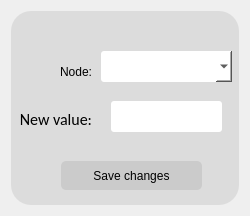
                   <widget class="QWidget" name="page_6">
                    <property name="geometry">
                     <rect>
                      <x>0</x>
                      <y>0</y>
                      <width>250</width>
                      <height>216</height>
                     </rect>
                    </property>
                    <attribute name="label">
                     <string>Edit node</string>
                    </attribute>
                    <layout class="QVBoxLayout" name="verticalLayout_9">
                     <item>
                      <widget class="QFrame" name="frame_7">
                       <property name="styleSheet">
                        <string notr="true">background-color: rgba(0, 0, 0, 20);
border-radius:20px;</string>
                       </property>
                       <property name="frameShape">
                        <enum>QFrame::StyledPanel</enum>
                       </property>
                       <property name="frameShadow">
                        <enum>QFrame::Raised</enum>
                       </property>
                       <widget class="QPushButton" name="edit_node_pushButton">
                        <property name="geometry">
                         <rect>
                          <x>50</x>
                          <y>150</y>
                          <width>141</width>
                          <height>29</height>
                         </rect>
                        </property>
                        <property name="cursor">
                         <cursorShape>PointingHandCursor</cursorShape>
                        </property>
                        <property name="styleSheet">
                         <string notr="true">border-radius:5px;</string>
                        </property>
                        <property name="text">
                         <string>Save changes</string>
                        </property>
                       </widget>
                       <widget class="QTextEdit" name="node_new_val_textEdit">
                        <property name="geometry">
                         <rect>
                          <x>100</x>
                          <y>90</y>
                          <width>111</width>
                          <height>31</height>
                         </rect>
                        </property>
                        <property name="styleSheet">
                         <string notr="true">background-color: rgb(255, 255, 255);
border-radius:3px;
font: 12pt &quot;Calibri&quot;;</string>
                        </property>
                       </widget>
                       <widget class="QLabel" name="label_8">
                        <property name="geometry">
                         <rect>
                          <x>-10</x>
                          <y>100</y>
                          <width>91</width>
                          <height>16</height>
                         </rect>
                        </property>
                        <property name="font">
                         <font>
                          <family>Calibri</family>
                          <pointsize>12</pointsize>
                         </font>
                        </property>
                        <property name="styleSheet">
                         <string notr="true">background-color: rgb(255, 255, 255,0);</string>
                        </property>
                        <property name="text">
                         <string>New value:</string>
                        </property>
                        <property name="alignment">
                         <set>Qt::AlignRight|Qt::AlignTrailing|Qt::AlignVCenter</set>
                        </property>
                       </widget>
                       <widget class="QComboBox" name="edit_node_comboBox_3">
                        <property name="geometry">
                         <rect>
                          <x>90</x>
                          <y>40</y>
                          <width>131</width>
                          <height>31</height>
                         </rect>
                        </property>
                        <property name="styleSheet">
                         <string notr="true">background-color: rgb(255, 255, 255);
border-radius: 3px;
font: 12pt &quot;Calibri&quot;;</string>
                        </property>
                       </widget>
                       <widget class="QLabel" name="label_9">
                        <property name="geometry">
                         <rect>
                          <x>20</x>
                          <y>50</y>
                          <width>61</width>
                          <height>21</height>
                         </rect>
                        </property>
                        <property name="styleSheet">
                         <string notr="true">background-color: rgb(255, 255, 255,0);
font: 12pt &quot;Calibri&quot;;</string>
                        </property>
                        <property name="text">
                         <string>Node:</string>
                        </property>
                        <property name="alignment">
                         <set>Qt::AlignRight|Qt::AlignTrailing|Qt::AlignVCenter</set>
                        </property>
                       </widget>
                      </widget>
                     </item>
                    </layout>
                   </widget>
